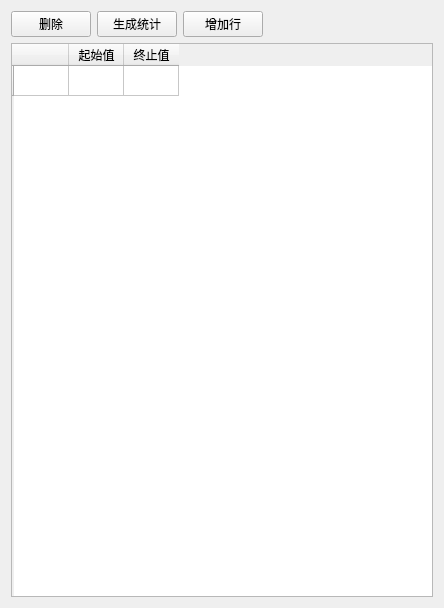
<?xml version="1.0" encoding="UTF-8"?>
<ui version="4.0">
 <class>StatisticalAnalysisWidget</class>
 <widget class="QWidget" name="StatisticalAnalysisWidget">
  <property name="geometry">
   <rect>
    <x>0</x>
    <y>0</y>
    <width>444</width>
    <height>608</height>
   </rect>
  </property>
  <property name="windowTitle">
   <string>Form</string>
  </property>
  <layout class="QVBoxLayout" name="verticalLayout">
   <item>
    <layout class="QHBoxLayout" name="horizontalLayout">
     <item>
      <widget class="QPushButton" name="pushButton">
       <property name="text">
        <string>删除</string>
       </property>
      </widget>
     </item>
     <item>
      <widget class="QPushButton" name="pushButton_2">
       <property name="text">
        <string>生成统计</string>
       </property>
      </widget>
     </item>
     <item>
      <widget class="QPushButton" name="pushButton_3">
       <property name="text">
        <string>增加行</string>
       </property>
      </widget>
     </item>
     <item>
      <spacer name="horizontalSpacer">
       <property name="orientation">
        <enum>Qt::Horizontal</enum>
       </property>
       <property name="sizeHint" stdset="0">
        <size>
         <width>40</width>
         <height>20</height>
        </size>
       </property>
      </spacer>
     </item>
    </layout>
   </item>
   <item>
    <widget class="QTableWidget" name="tableWidget">
     <attribute name="horizontalHeaderDefaultSectionSize">
      <number>55</number>
     </attribute>
     <row>
      <property name="text">
       <string/>
      </property>
     </row>
     <column>
      <property name="text">
       <string/>
      </property>
     </column>
     <column>
      <property name="text">
       <string>起始值</string>
      </property>
     </column>
     <column>
      <property name="text">
       <string>终止值</string>
      </property>
     </column>
     <item row="0" column="2">
      <property name="text">
       <string/>
      </property>
     </item>
    </widget>
   </item>
  </layout>
 </widget>
 <resources/>
 <connections/>
</ui>
